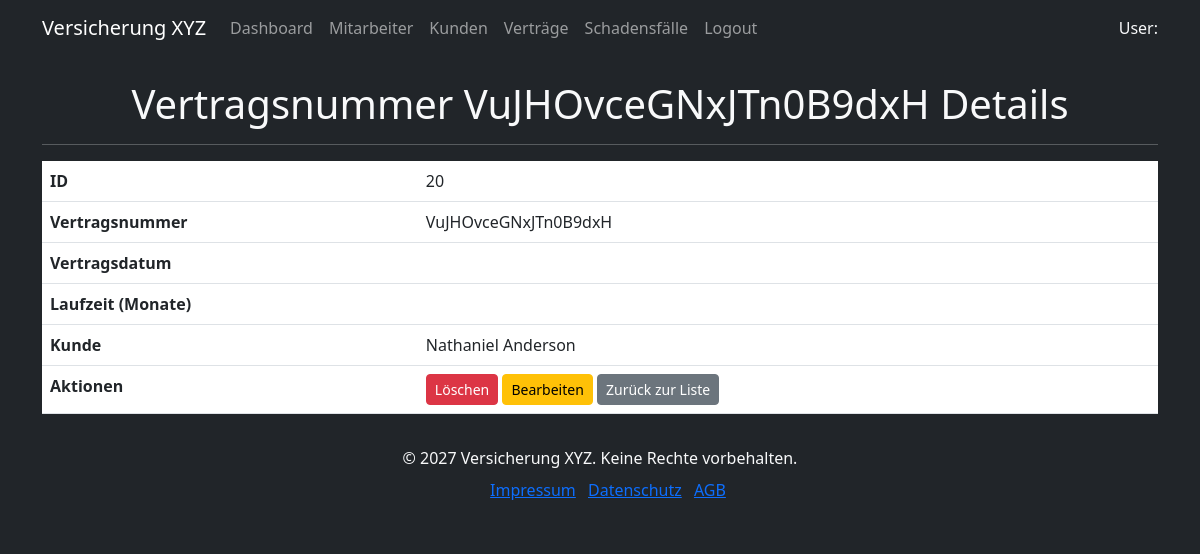
/versicherung/versicherungsvertrag/20/, run on the app's committed database.
### versicherung/models.py (models this page shows, shortened)
class Versicherungsvertrag(models.Model):
    vertragsnummer = models.CharField(max_length=20, unique=True)
    kunde = models.ForeignKey(Kunde, on_delete=models.CASCADE)
    mitarbeiter = models.ForeignKey(
        Mitarbeiter,
        on_delete=models.SET_NULL,
        null=True,
        blank=True,
    )
    startdatum = models.DateField()
    enddatum = models.DateField()
    monatlicher_beitrag = models.DecimalField(
        max_digits=6,
        decimal_places=2,
        validators=[MinValueValidator(0)],
    )
    abgeschlossen_am = models.DateTimeField(auto_now_add=True)
    aktualisiert_am = models.DateTimeField(auto_now=True)

class Kunde(models.Model):
    vorname = models.CharField(max_length=50)
    nachname = models.CharField(max_length=50)
    email = models.EmailField(unique=True)
    telefonnummer = models.CharField(max_length=15, unique=True)
    erstellt_am = models.DateTimeField(auto_now_add=True)
    aktualisiert_am = models.DateTimeField(auto_now=True)
    def __str__(self):
        return f"{self.vorname} {self.nachname}"

### versicherung/views/versicherungsvertrag_views.py (the view)
def versicherungsvertrag_detail(request: HttpRequest, pk: int):
    versicherungsvertrag = get_object_or_404(Versicherungsvertrag, pk=pk)
    context = {"versicherungsvertrag": versicherungsvertrag}
    return render(
        request, "versicherungsvertrag/versicherungsvertrag_detail.html", context
    )

### versicherung/templates/versicherungsvertrag/versicherungsvertrag_detail.html
{% extends 'base.html' %}
{% block content %}
    <div class="d-flex align-items-center">
        <h1 class="m-auto">Vertragsnummer {{ versicherungsvertrag.vertragsnummer }} Details</h1>
    </div>
    <hr>
    <table class="table bg-dark text-light">
        <tbody>
            <tr>
                <th>ID</th>
                <td>{{ versicherungsvertrag.pk }}</td>
            </tr>
            <tr>
                <th>Vertragsnummer</th>
                <td>{{ versicherungsvertrag.vertragsnummer }}</td>
            </tr>
            <tr>
                <th>Vertragsdatum</th>
                <td>{{ versicherungsvertrag.vertragsdatum }}</td>
            </tr>
            <tr>
                <th>Laufzeit (Monate)</th>
                <td>{{ versicherungsvertrag.laufzeit }}</td>
            </tr>
            <tr>
                <th>Kunde</th>
                <td>{{ versicherungsvertrag.kunde }}</td>
            </tr>
            <tr>
                <th>Aktionen</th>
                <td>
                    <a href="{% url 'versicherungsvertrag_delete' versicherungsvertrag.pk %}" class="btn btn-sm btn-danger">Löschen</a>
                    <a href="{% url 'versicherungsvertrag_update' versicherungsvertrag.pk %}" class="btn btn-sm btn-warning">Bearbeiten</a>
                    <a href="{% url 'versicherungsvertrag_list' %}" class="btn btn-sm btn-secondary">Zurück zur Liste</a>
                </td>
            </tr>
        </tbody>
    </table>
{% endblock %}

### data on the page
Versicherungsvertrag: vertragsnummer "VuJHOvceGNxJTn0B9dxH", pk "20", kunde "Nathaniel Anderson"
